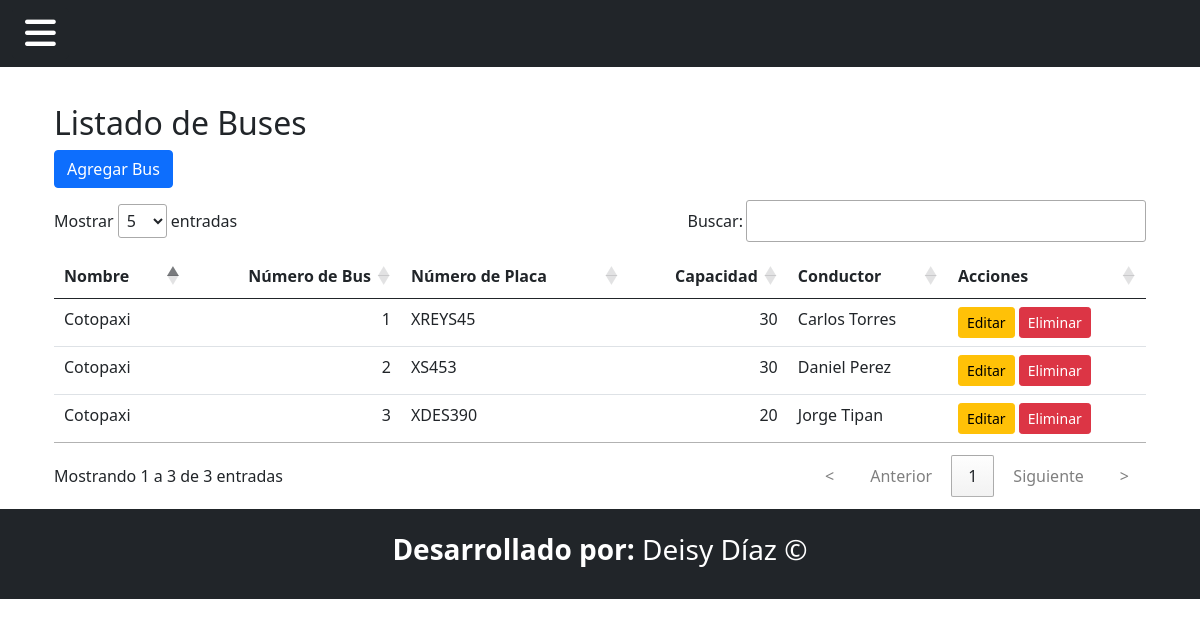
/Bus/listado_bus/, run on the app's committed database.
### Aplicaciones/Transportes/models.py (models this page shows, shortened)
class Bus(models.Model):
    nombre_bus = models.CharField(max_length=15, default="Cotopaxi")
    numero_placa = models.CharField(max_length=15, unique=True)
    capacidad = models.PositiveIntegerField()
    numero_bus = models.PositiveIntegerField(unique=True)   # Capacidad máxima de pasajeros
    conductor = models.OneToOneField('Conductor', on_delete=models.SET_NULL, null=True, related_name='bus')

class Conductor(models.Model):
    ESTADOS = [
        ('Activo', 'Activo'),
        ('Suspendido', 'Suspendido'),
        ('Retirado', 'Retirado'),
    ]
    id=models.AutoField(primary_key=True)
    nombre = models.CharField(max_length=100)
    licencia = models.CharField(max_length=50, unique=True)
    fecha_nacimiento = models.DateField()
    telefono = models.CharField(max_length=15, blank=True)
    direccion = models.CharField(max_length=255, blank=True)
    fecha_ingreso = models.DateField()
    estado = models.CharField(max_length=20, choices=ESTADOS, default='Activo')
    foto = models.ImageField(upload_to='conductores/', blank=True, null=True)

### Aplicaciones/Transportes/views.py (the view)
# urls.py: path('Bus/listado_bus/',views.listado_bus,name='listado_bus'),
def listado_bus(request):
    bus=Bus.objects.all()
    return render(request,'Bus/listado_bus.html',{'bus':bus})

### Aplicaciones/Transportes/context_processors.py (called while the page is built)
def rol_usuario(request):
    if request.user.is_authenticated and hasattr(request.user, 'perfilusuario'):
        return {'rol_usuario': request.user.perfilusuario.rol}
    return {'rol_usuario': None}

### Aplicaciones/Transportes/templates/Bus/listado_Bus.html (shortened to what this page needs)
{% extends "plantilla.html" %}
{% block contenido %}
<div class="container mt-5">
    <h2>Listado de Buses</h2>
    <a href="{% url 'agregarBus' %}" class="btn btn-primary">Agregar Bus</a>
    <table class="table"  id="tabla-bus">
        <thead>
            <tr>
                <th>Nombre</th>
                <th>Número de Bus</th>
                <th>Número de Placa</th>
                <th>Capacidad</th>
                <th>Conductor</th>
                <th>Acciones</th>
            </tr>
        </thead>
        <tbody>
            {% for bus in bus %}
                <tr>
                    <td>{{ bus.nombre_bus}}</td>
                    <td>{{ bus.numero_bus }}</td>
                    <td>{{ bus.numero_placa }}</td>
                    <td>{{ bus.capacidad }}</td>
                    <td>{{ bus.conductor.nombre }}</td>
                    <td>
                        <a href="{% url 'editar_bus' bus.id %}" class="btn btn-warning btn-sm">Editar</a>
                        <a href="{% url 'eliminarBus' bus.id %}" class="btn btn-danger btn-sm">Eliminar</a>
                    </td>
                </tr>
            {% endfor %}
        </tbody>
    </table>
</div>
{% endblock %}

### Aplicaciones/Transportes/templates/plantilla.html (style rules this page uses)
body { padding-top: 56px; }

### data on the page
Bus: nombre_bus "Cotopaxi", numero_bus "1", numero_placa "XREYS45", capacidad "30", conductor.nombre "Carlos Torres"
Bus: nombre_bus "Cotopaxi", numero_bus "2", numero_placa "XS453", capacidad "30", conductor.nombre "Daniel Perez"
Bus: nombre_bus "Cotopaxi", numero_bus "3", numero_placa "XDES390", capacidad "20", conductor.nombre "Jorge Tipan"
